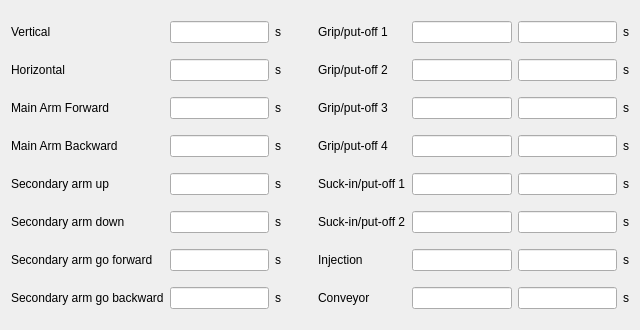
<?xml version="1.0" encoding="UTF-8"?>
<ui version="4.0">
 <class>ICHCTimeFrame</class>
 <widget class="QFrame" name="ICHCTimeFrame">
  <property name="geometry">
   <rect>
    <x>0</x>
    <y>0</y>
    <width>640</width>
    <height>330</height>
   </rect>
  </property>
  <property name="windowTitle">
   <string>Frame</string>
  </property>
  <property name="frameShape">
   <enum>QFrame::NoFrame</enum>
  </property>
  <property name="frameShadow">
   <enum>QFrame::Plain</enum>
  </property>
  <layout class="QGridLayout" name="gridLayout">
   <item row="0" column="0">
    <widget class="QLabel" name="label">
     <property name="text">
      <string>Vertical</string>
     </property>
    </widget>
   </item>
   <item row="0" column="1">
    <widget class="ICLineEditWithVirtualNumericKeypad" name="verticalineEdit"/>
   </item>
   <item row="0" column="4">
    <widget class="QLabel" name="label_10">
     <property name="text">
      <string>Grip/put-off 1</string>
     </property>
    </widget>
   </item>
   <item row="0" column="5">
    <widget class="ICLineEditWithVirtualNumericKeypad" name="fixture1GripLineEdit"/>
   </item>
   <item row="0" column="6">
    <widget class="ICLineEditWithVirtualNumericKeypad" name="fixture1PutOffLineEdit"/>
   </item>
   <item row="1" column="0">
    <widget class="QLabel" name="label_2">
     <property name="text">
      <string>Horizontal</string>
     </property>
    </widget>
   </item>
   <item row="1" column="1">
    <widget class="ICLineEditWithVirtualNumericKeypad" name="horizontalLineEdit"/>
   </item>
   <item row="1" column="4">
    <widget class="QLabel" name="label_11">
     <property name="text">
      <string>Grip/put-off 2</string>
     </property>
    </widget>
   </item>
   <item row="1" column="5">
    <widget class="ICLineEditWithVirtualNumericKeypad" name="fixture2GripLineEdit"/>
   </item>
   <item row="1" column="6">
    <widget class="ICLineEditWithVirtualNumericKeypad" name="fixture2PutOffLineEdit"/>
   </item>
   <item row="2" column="4">
    <widget class="QLabel" name="label_13">
     <property name="text">
      <string>Grip/put-off 3</string>
     </property>
    </widget>
   </item>
   <item row="2" column="5">
    <widget class="ICLineEditWithVirtualNumericKeypad" name="fixture3GripLineEdit"/>
   </item>
   <item row="2" column="6">
    <widget class="ICLineEditWithVirtualNumericKeypad" name="fixture3PutOffLineEdit"/>
   </item>
   <item row="3" column="4">
    <widget class="QLabel" name="label_14">
     <property name="text">
      <string>Grip/put-off 4</string>
     </property>
    </widget>
   </item>
   <item row="3" column="5">
    <widget class="ICLineEditWithVirtualNumericKeypad" name="fixture4GripLineEdit"/>
   </item>
   <item row="3" column="6">
    <widget class="ICLineEditWithVirtualNumericKeypad" name="fixture4PutOffLineEdit"/>
   </item>
   <item row="4" column="0">
    <widget class="QLabel" name="label_3">
     <property name="text">
      <string>Secondary arm up</string>
     </property>
    </widget>
   </item>
   <item row="4" column="1">
    <widget class="ICLineEditWithVirtualNumericKeypad" name="secondaryArmUpLineEdit"/>
   </item>
   <item row="4" column="4">
    <widget class="QLabel" name="label_8">
     <property name="text">
      <string>Suck-in/put-off 1</string>
     </property>
    </widget>
   </item>
   <item row="4" column="5">
    <widget class="ICLineEditWithVirtualNumericKeypad" name="sucker1SuckInLineEdit"/>
   </item>
   <item row="4" column="6">
    <widget class="ICLineEditWithVirtualNumericKeypad" name="sucker1PutOffLineEdit"/>
   </item>
   <item row="5" column="0">
    <widget class="QLabel" name="label_4">
     <property name="text">
      <string>Secondary arm down</string>
     </property>
    </widget>
   </item>
   <item row="5" column="1">
    <widget class="ICLineEditWithVirtualNumericKeypad" name="secondaryArmDownLineEdit"/>
   </item>
   <item row="5" column="4">
    <widget class="QLabel" name="label_12">
     <property name="text">
      <string>Suck-in/put-off 2</string>
     </property>
    </widget>
   </item>
   <item row="5" column="5">
    <widget class="ICLineEditWithVirtualNumericKeypad" name="sucker2SuckInLineEdit"/>
   </item>
   <item row="5" column="6">
    <widget class="ICLineEditWithVirtualNumericKeypad" name="sucker2PutOffLineEdit"/>
   </item>
   <item row="6" column="0">
    <widget class="QLabel" name="label_5">
     <property name="text">
      <string>Secondary arm go forward</string>
     </property>
    </widget>
   </item>
   <item row="6" column="1">
    <widget class="ICLineEditWithVirtualNumericKeypad" name="secondayGoForwardLineEdit"/>
   </item>
   <item row="6" column="4">
    <widget class="QLabel" name="label_9">
     <property name="text">
      <string>Injection</string>
     </property>
    </widget>
   </item>
   <item row="6" column="5">
    <widget class="ICLineEditWithVirtualNumericKeypad" name="injectionOpenLineEdit"/>
   </item>
   <item row="6" column="6">
    <widget class="ICLineEditWithVirtualNumericKeypad" name="injectionCloseLineEdit"/>
   </item>
   <item row="7" column="0">
    <widget class="QLabel" name="label_6">
     <property name="text">
      <string>Secondary arm go backward</string>
     </property>
    </widget>
   </item>
   <item row="7" column="1">
    <widget class="ICLineEditWithVirtualNumericKeypad" name="secondayGoBackwardLineEdit"/>
   </item>
   <item row="7" column="4">
    <widget class="QLabel" name="label_7">
     <property name="text">
      <string>Conveyor</string>
     </property>
    </widget>
   </item>
   <item row="7" column="5">
    <widget class="ICLineEditWithVirtualNumericKeypad" name="conveyorOpenLineEdit"/>
   </item>
   <item row="7" column="6">
    <widget class="ICLineEditWithVirtualNumericKeypad" name="conveyorCloseLineEdit"/>
   </item>
   <item row="2" column="0">
    <widget class="QLabel" name="label_15">
     <property name="text">
      <string>Main Arm Forward</string>
     </property>
    </widget>
   </item>
   <item row="3" column="0">
    <widget class="QLabel" name="label_16">
     <property name="text">
      <string>Main Arm Backward</string>
     </property>
    </widget>
   </item>
   <item row="2" column="1">
    <widget class="ICLineEditWithVirtualNumericKeypad" name="mainArmForwardEdit"/>
   </item>
   <item row="3" column="1">
    <widget class="ICLineEditWithVirtualNumericKeypad" name="mainArmBackwardEdit"/>
   </item>
   <item row="0" column="2">
    <widget class="QLabel" name="label_17">
     <property name="text">
      <string>s</string>
     </property>
    </widget>
   </item>
   <item row="1" column="2">
    <widget class="QLabel" name="label_18">
     <property name="text">
      <string>s</string>
     </property>
    </widget>
   </item>
   <item row="2" column="2">
    <widget class="QLabel" name="label_19">
     <property name="text">
      <string>s</string>
     </property>
    </widget>
   </item>
   <item row="3" column="2">
    <widget class="QLabel" name="label_20">
     <property name="text">
      <string>s</string>
     </property>
    </widget>
   </item>
   <item row="4" column="2">
    <widget class="QLabel" name="label_21">
     <property name="text">
      <string>s</string>
     </property>
    </widget>
   </item>
   <item row="5" column="2">
    <widget class="QLabel" name="label_22">
     <property name="text">
      <string>s</string>
     </property>
    </widget>
   </item>
   <item row="6" column="2">
    <widget class="QLabel" name="label_23">
     <property name="text">
      <string>s</string>
     </property>
    </widget>
   </item>
   <item row="7" column="2">
    <widget class="QLabel" name="label_24">
     <property name="text">
      <string>s</string>
     </property>
    </widget>
   </item>
   <item row="0" column="7">
    <widget class="QLabel" name="label_25">
     <property name="text">
      <string>s</string>
     </property>
    </widget>
   </item>
   <item row="1" column="7">
    <widget class="QLabel" name="label_26">
     <property name="text">
      <string>s</string>
     </property>
    </widget>
   </item>
   <item row="2" column="7">
    <widget class="QLabel" name="label_27">
     <property name="text">
      <string>s</string>
     </property>
    </widget>
   </item>
   <item row="3" column="7">
    <widget class="QLabel" name="label_28">
     <property name="text">
      <string>s</string>
     </property>
    </widget>
   </item>
   <item row="4" column="7">
    <widget class="QLabel" name="label_29">
     <property name="text">
      <string>s</string>
     </property>
    </widget>
   </item>
   <item row="5" column="7">
    <widget class="QLabel" name="label_30">
     <property name="text">
      <string>s</string>
     </property>
    </widget>
   </item>
   <item row="6" column="7">
    <widget class="QLabel" name="label_31">
     <property name="text">
      <string>s</string>
     </property>
    </widget>
   </item>
   <item row="7" column="7">
    <widget class="QLabel" name="label_32">
     <property name="text">
      <string>s</string>
     </property>
    </widget>
   </item>
   <item row="0" column="3">
    <spacer name="horizontalSpacer">
     <property name="orientation">
      <enum>Qt::Horizontal</enum>
     </property>
     <property name="sizeHint" stdset="0">
      <size>
       <width>40</width>
       <height>20</height>
      </size>
     </property>
    </spacer>
   </item>
  </layout>
 </widget>
 <customwidgets>
  <customwidget>
   <class>ICLineEditWithVirtualNumericKeypad</class>
   <extends>QLineEdit</extends>
   <header>iclineeditwithvirtualnumerickeypad.h</header>
  </customwidget>
 </customwidgets>
 <resources/>
 <connections/>
</ui>
